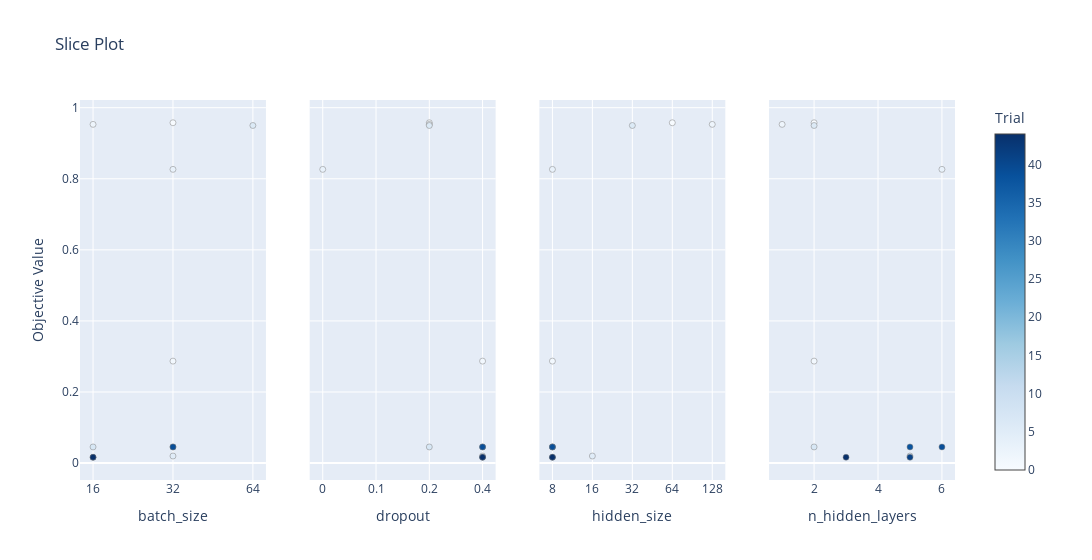

The code cell stored with this chart in its notebook:
### Code cell
# plot the parameter relationship concerning performance
optuna.visualization.plot_slice(study)

### Figure 1 — Plotly figure (JSON) as saved in the notebook; plotly's stock layout.template omitted (floating-point values rounded to 4 significant figures)
{"data": [{"marker": {"color": [0, 1, 2, 3, 5, 6, 7, 38, 39, 41, 44], "colorbar": {"title": {"text": "Trial"}, "x": 1, "xpad": 40}, "colorscale": [[0, "rgb(247,251,255)"], [0.125, "rgb(222,235,247)"], [0.25, "rgb(198,219,239)"], [0.375, "rgb(158,202,225)"], [0.5, "rgb(107,174,214)"], [0.625, "rgb(66,146,198)"], [0.75, "rgb(33,113,181)"], [0.875, "rgb(8,81,156)"], [1, "rgb(8,48,107)"]], "line": {"color": "Grey", "width": 0.5}, "showscale": true}, "mode": "markers", "name": "Feasible Trial", "showlegend": false, "type": "scatter", "x": [32, 32, 16, 32, 32, 64, 16, 32, 32, 16, 16], "xaxis": "x", "y": [0.9576, 0.287, 0.9531, 0.8265, 0.01992, 0.9499, 0.04543, 0.04543, 0.04543, 0.01646, 0.01646], "yaxis": "y"}, {"marker": {"color": [0, 1, 2, 3, 5, 6, 7, 38, 39, 41, 44], "colorbar": {"title": {"text": "Trial"}, "x": 1, "xpad": 40}, "colorscale": [[0, "rgb(247,251,255)"], [0.125, "rgb(222,235,247)"], [0.25, "rgb(198,219,239)"], [0.375, "rgb(158,202,225)"], [0.5, "rgb(107,174,214)"], [0.625, "rgb(66,146,198)"], [0.75, "rgb(33,113,181)"], [0.875, "rgb(8,81,156)"], [1, "rgb(8,48,107)"]], "line": {"color": "Grey", "width": 0.5}, "showscale": false}, "mode": "markers", "name": "Feasible Trial", "showlegend": false, "type": "scatter", "x": [0.2, 0.4, 0.2, 0, 0.4, 0.2, 0.2, 0.4, 0.4, 0.4, 0.4], "xaxis": "x2", "y": [0.9576, 0.287, 0.9531, 0.8265, 0.01992, 0.9499, 0.04543, 0.04543, 0.04543, 0.01646, 0.01646], "yaxis": "y2"}, {"marker": {"color": [0, 1, 2, 3, 5, 6, 7, 38, 39, 41, 44], "colorbar": {"title": {"text": "Trial"}, "x": 1, "xpad": 40}, "colorscale": [[0, "rgb(247,251,255)"], [0.125, "rgb(222,235,247)"], [0.25, "rgb(198,219,239)"], [0.375, "rgb(158,202,225)"], [0.5, "rgb(107,174,214)"], [0.625, "rgb(66,146,198)"], [0.75, "rgb(33,113,181)"], [0.875, "rgb(8,81,156)"], [1, "rgb(8,48,107)"]], "line": {"color": "Grey", "width": 0.5}, "showscale": false}, "mode": "markers", "name": "Feasible Trial", "showlegend": false, "type": "scatter", "x": [64, 8, 128, 8, 16, 32, 8, 8, 8, 8, 8], "xaxis": "x3", "y": [0.9576, 0.287, 0.9531, 0.8265, 0.01992, 0.9499, 0.04543, 0.04543, 0.04543, 0.01646, 0.01646], "yaxis": "y3"}, {"marker": {"color": [0, 1, 2, 3, 5, 6, 7, 38, 39, 41, 44], "colorbar": {"title": {"text": "Trial"}, "x": 1, "xpad": 40}, "colorscale": [[0, "rgb(247,251,255)"], [0.125, "rgb(222,235,247)"], [0.25, "rgb(198,219,239)"], [0.375, "rgb(158,202,225)"], [0.5, "rgb(107,174,214)"], [0.625, "rgb(66,146,198)"], [0.75, "rgb(33,113,181)"], [0.875, "rgb(8,81,156)"], [1, "rgb(8,48,107)"]], "line": {"color": "Grey", "width": 0.5}, "showscale": false}, "mode": "markers", "name": "Feasible Trial", "showlegend": false, "type": "scatter", "x": [2, 2, 1, 6, 5, 2, 2, 5, 6, 5, 3], "xaxis": "x4", "y": [0.9576, 0.287, 0.9531, 0.8265, 0.01992, 0.9499, 0.04543, 0.04543, 0.04543, 0.01646, 0.01646], "yaxis": "y4"}], "layout": {"title": {"text": "Slice Plot"}, "width": 1200, "xaxis": {"anchor": "y", "categoryarray": [16, 32, 64], "categoryorder": "array", "domain": [0, 0.2125], "title": {"text": "batch_size"}, "type": "category"}, "xaxis2": {"anchor": "y2", "categoryarray": [0, 0.1, 0.2, 0.4], "categoryorder": "array", "domain": [0.2625, 0.475], "title": {"text": "dropout"}, "type": "category"}, "xaxis3": {"anchor": "y3", "categoryarray": [8, 16, 32, 64, 128], "categoryorder": "array", "domain": [0.525, 0.7375], "title": {"text": "hidden_size"}, "type": "category"}, "xaxis4": {"anchor": "y4", "domain": [0.7875, 1], "title": {"text": "n_hidden_layers"}}, "yaxis": {"anchor": "x", "domain": [0, 1], "title": {"text": "Objective Value"}}, "yaxis2": {"anchor": "x2", "domain": [0, 1], "matches": "y", "showticklabels": false}, "yaxis3": {"anchor": "x3", "domain": [0, 1], "matches": "y", "showticklabels": false}, "yaxis4": {"anchor": "x4", "domain": [0, 1], "matches": "y", "showticklabels": false}}}
